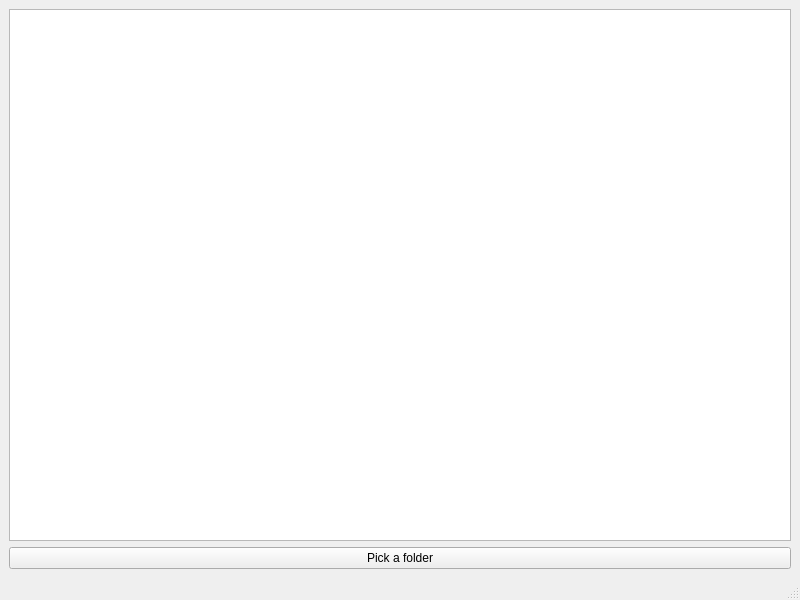
<?xml version="1.0" encoding="UTF-8"?>
<ui version="4.0">
 <class>MainWindow</class>
 <widget class="QMainWindow" name="MainWindow">
  <property name="geometry">
   <rect>
    <x>0</x>
    <y>0</y>
    <width>800</width>
    <height>600</height>
   </rect>
  </property>
  <property name="windowTitle">
   <string>MainWindow</string>
  </property>
  <widget class="QWidget" name="centralwidget">
   <layout class="QVBoxLayout" name="verticalLayout">
    <item>
     <widget class="QListWidget" name="listWidget"/>
    </item>
    <item>
     <widget class="QPushButton" name="btnBrowse">
      <property name="text">
       <string>Pick a folder</string>
      </property>
     </widget>
    </item>
   </layout>
  </widget>
  <widget class="QMenuBar" name="menubar">
   <property name="geometry">
    <rect>
     <x>0</x>
     <y>0</y>
     <width>800</width>
     <height>25</height>
    </rect>
   </property>
  </widget>
  <widget class="QStatusBar" name="statusbar"/>
 </widget>
 <resources/>
 <connections/>
</ui>
